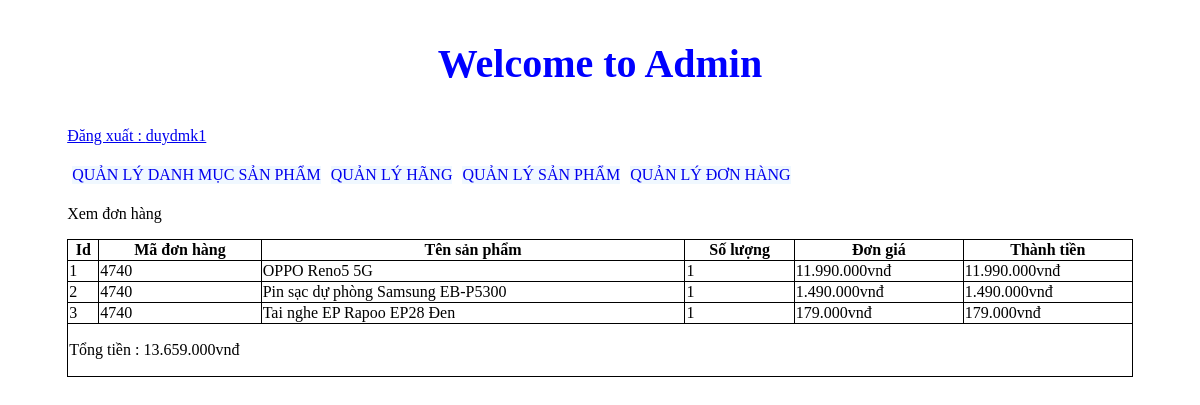
Screenshot of /admincp/index.php?action=donhang&query=xemdonhang&code=4740 (signed in) with the database file from the repository.
### tables this page shows
CREATE TABLE `tbl_cart_details` (
  `id_cart_details` int(11) NOT NULL,
  `code_cart` varchar(10) NOT NULL,
  `id_sanpham` int(11) NOT NULL,
  `soluongmua` int(11) NOT NULL
);

CREATE TABLE `tbl_sanpham` (
  `id_sanpham` int(11) NOT NULL,
  `tensanpham` varchar(500) NOT NULL,
  `masp` varchar(100) NOT NULL,
  `giasp` varchar(50) NOT NULL,
  `soluong` int(11) NOT NULL,
  `hinhanh` varchar(500) NOT NULL,
  `tomtat` text NOT NULL,
  `noidung` text NOT NULL,
  `tinhtrang` int(11) NOT NULL,
  `id_danhmuc` int(11) NOT NULL,
  `id_hang` int(11) NOT NULL
);

### admincp/modules/quanlydonhang/xemdonhang.php (the view)
<p>Xem đơn hàng</p>
<?php
	$code = $_GET['code'];
	$sql_lietke_dh = "SELECT * FROM tbl_cart_details,tbl_sanpham WHERE tbl_cart_details.id_sanpham=tbl_sanpham.id_sanpham AND tbl_cart_details.code_cart='".$code."' ORDER BY tbl_cart_details.id_cart_details DESC";
	$query_lietke_dh = mysqli_query($mysqli,$sql_lietke_dh);
?>
<table style="width:100%" border="1" style="border-collapse: collapse;">
  <tr>
  	<th>Id</th>
    <th>Mã đơn hàng</th>
    <th>Tên sản phẩm</th>
    <th>Số lượng</th>
    <th>Đơn giá</th>
    <th>Thành tiền</th>
  </tr>
  <?php
  $i = 0;
  $tongtien = 0;
  while($row = mysqli_fetch_array($query_lietke_dh)){
  	$i++;
  	$thanhtien = $row['giasp']*$row['soluongmua'];
  	$tongtien += $thanhtien ;
  ?>
  <tr>
  	<td><?php echo $i ?></td>
    <td><?php echo $row['code_cart'] ?></td>
    <td><?php echo $row['tensanpham'] ?></td>
    <td><?php echo $row['soluongmua'] ?></td>
    <td><?php echo number_format($row['giasp'],0,',','.').'vnđ' ?></td>
    <td><?php echo number_format($thanhtien,0,',','.').'vnđ' ?></td>
  </tr>
  <?php
  }
  ?>
  <tr>
  	<td colspan="6">
   		<p>Tổng tiền : <?php echo number_format($tongtien,0,',','.').'vnđ' ?></p>
   	</td>
  </tr>
</table>

### admincp/css/styleadmincp.css (style rules this page uses)
table, th, td { border: 1px solid black; border-collapse: collapse; }

### rows the page displays
tbl_cart_details: code_cart "4740", id_sanpham.tensanpham "OPPO Reno5 5G", soluongmua "1", id_sanpham.giasp "11.990.000", thanhtien "11.990.000"
tbl_cart_details: code_cart "4740", id_sanpham.tensanpham "Pin sạc dự phòng Samsung EB-P5300", soluongmua "1", id_sanpham.giasp "1.490.000", thanhtien "1.490.000"
tbl_cart_details: code_cart "4740", id_sanpham.tensanpham "Tai nghe EP Rapoo EP28 Đen", soluongmua "1", id_sanpham.giasp "179.000", thanhtien "179.000"

### other values shown
$_SESSION['dangnhap'] "duydmk1"
$tongtien "13.659.000"
